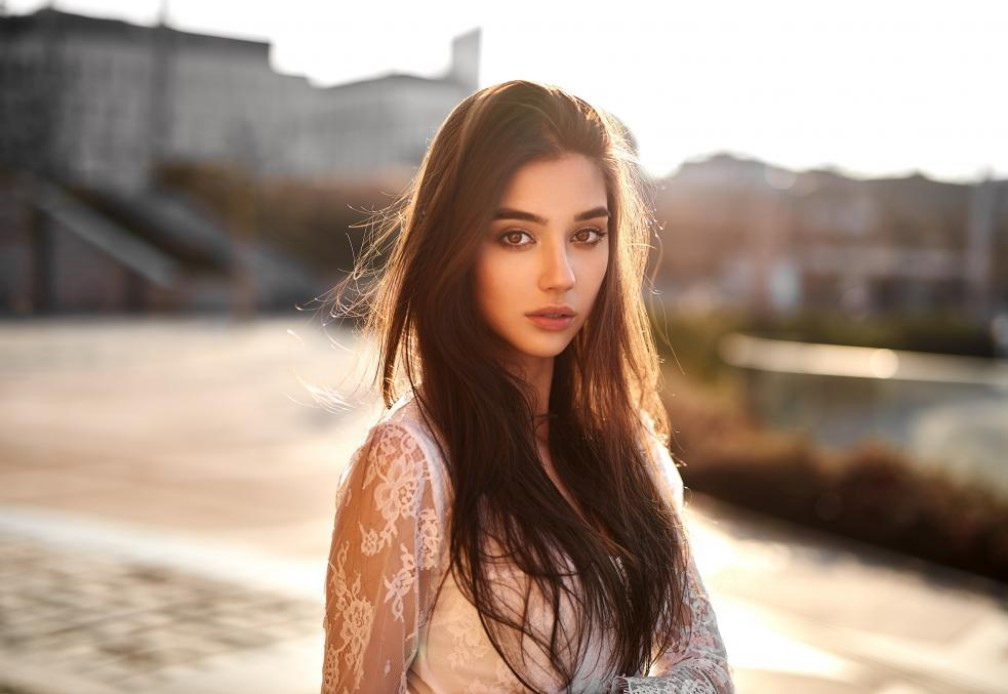
#> input picture image1.jpg, 1008 x 694 px
$ jupyter execute 'SVD图像压缩.ipynb'
#> lines starting #> are read from the running program, lines starting #| are printed output that depends on the picture
[cell 1]
import numpy as np
import matplotlib.pyplot as plt
from skimage import io, color, img_as_ubyte
import os

[cell 2]
image = io.imread('image1.jpg')
#> image is the input picture: shape (694, 1008, 3); mean R, G, B 165.1, 144.6, 130.2
gray_image = color.rgb2gray(image)

[cell 3]
gray_image.shape
#> Out = (694, 1008)

[cell 4]
U,S,Vh = np.linalg.svd(gray_image, full_matrices=False)
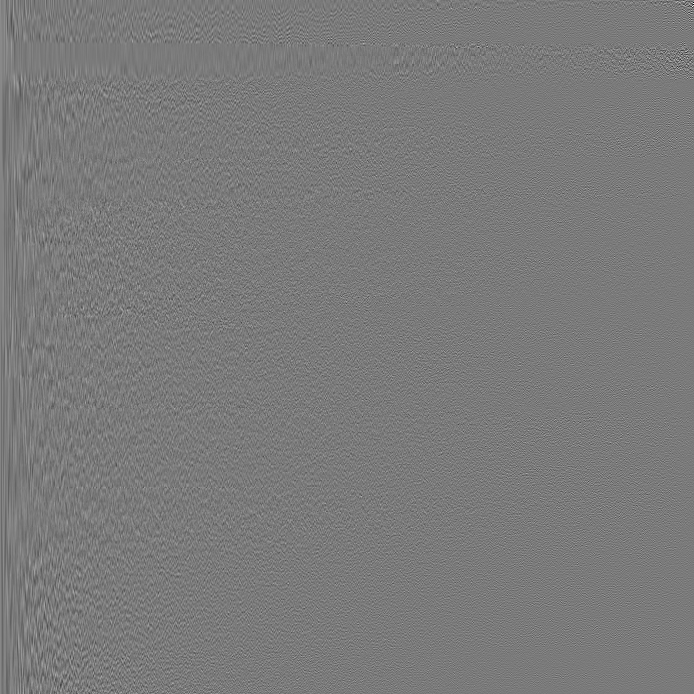
#> U: shape (694, 694) float64; min -0.44, max 0.473, mean 4.13e-05; drawn with min black and max white
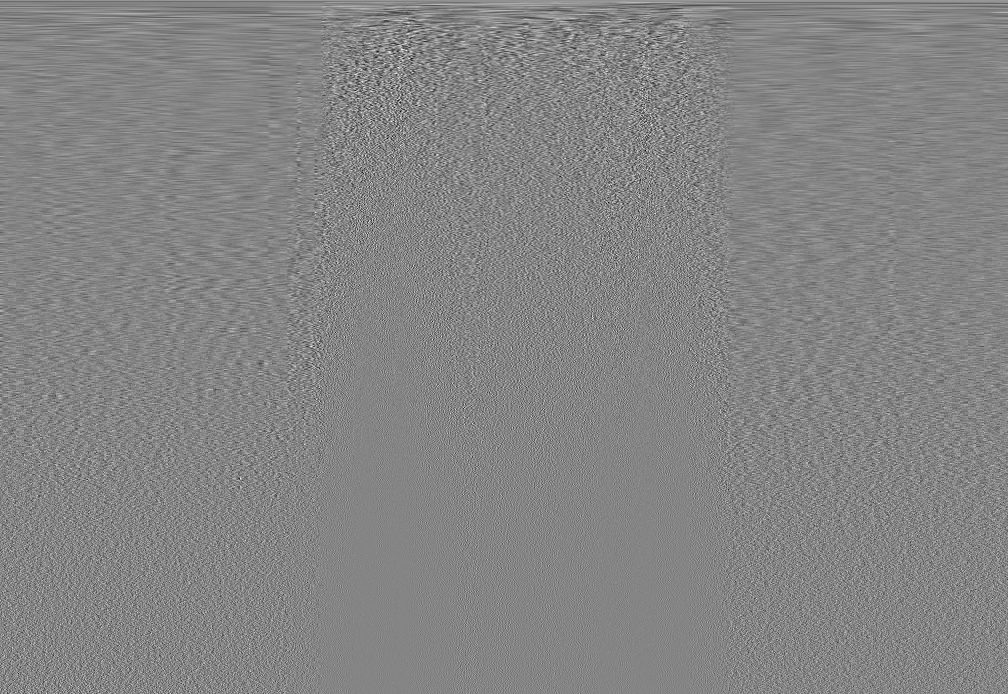
#> Vh: shape (694, 1008) float64; min -0.244, max 0.224, mean 5.35e-05; drawn with min black and max white
#> S = 694 values, max 507.9 at index 0, min 0.00639 at index 693, mean 2.16
U.shape
#> Out = (694, 694)

[cell 5]
k_values = [5, 20,50,100,200]

fig, axes = plt.subplots(len(k_values)+1,1, figsize=(5,25))
axes[0].imshow(gray_image, cmap='gray')
axes[0].set_title(f'Original, k={gray_image.shape[0]}')
axes[0].axis('off')

for i, k in enumerate(k_values):
    img_recon = np.dot(U[:,:k]*S[:k], Vh[:k,:])
    axes[i+1].imshow(img_recon, cmap='gray')
    axes[i+1].set_title('k = {}'.format(k))
    axes[i+1].axis('off')
#> this loop made 5 passes
#> pass 1, `img_recon = np.dot(U[:,:k]*S[:k], Vh[:k,:])`:
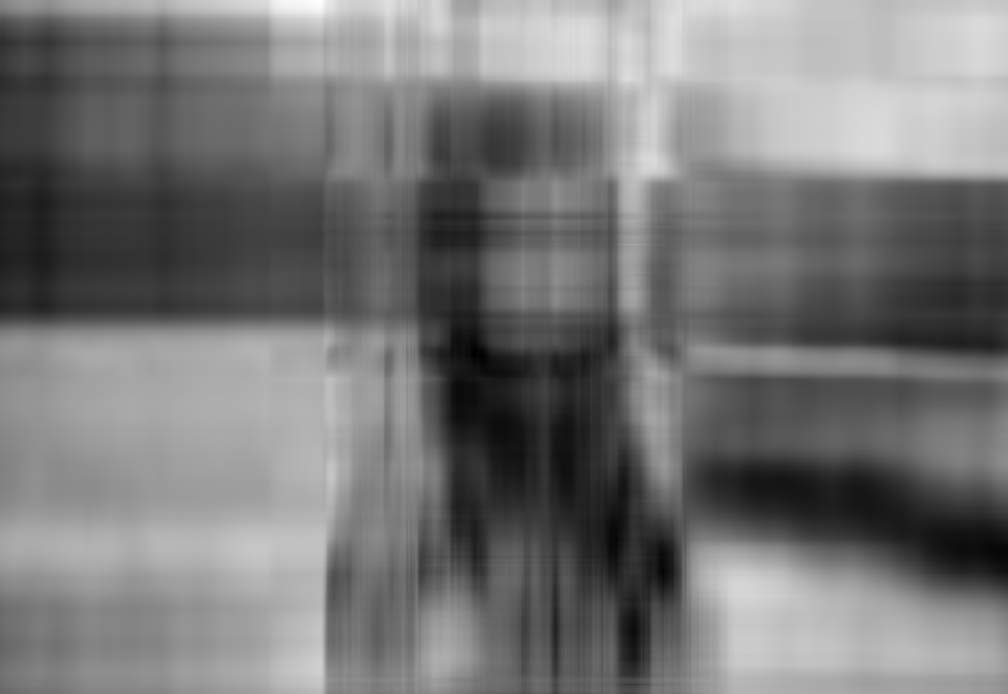
#> img_recon: shape (694, 1008) float64; min -0.0436, max 1.29, mean 0.58; drawn with min black and max white

plt.show()

[cell 6]
R, G, B = image[:,:,0],image[:,:,1],image[:,:,2]
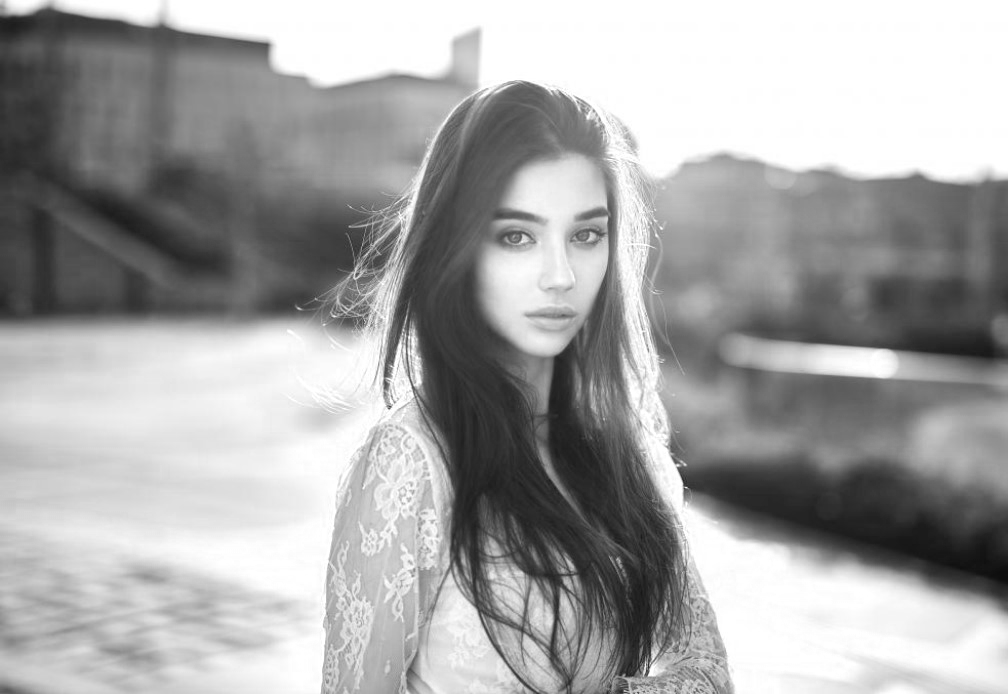
#> R: shape (694, 1008); min 13, max 255, mean 165.1
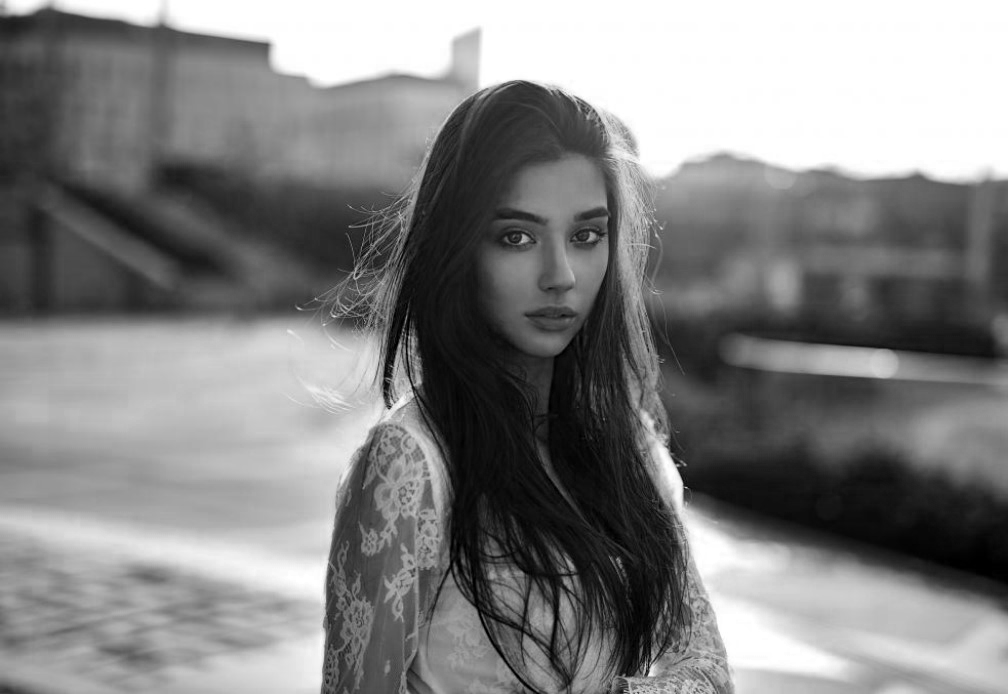
#> B: shape (694, 1008); min 0, max 255, mean 130.2

def calc_compressed_size(U, S, Vt, k):
    return U[:,:k].nbytes + S[:k].nbytes + Vt[:k,:].nbytes

def svd_compress(channel, k):
    U, S, Vt = np.linalg.svd(channel, full_matrices=False)
    compressed_channel = np.dot(U[:,:k]*S[:k], Vt[:k,:])
    compressed_size = calc_compressed_size(U,S,Vt,k)
    return compressed_channel, compressed_size

k_values = [5, 20, 50, 100, 200, 300, 400]
fig, axes = plt.subplots(len(k_values)+1,1, figsize=(5,25))

original_size = image.nbytes
#> original_size = 2098656
axes[0].imshow(image)
axes[0].set_title(f'original k={image.shape[0]}, size={original_size //1024} KB')
axes[0].axis('off')

for i, k in enumerate(k_values):
    R_compressed, R_size = svd_compress(R, k)
    G_compressed, G_size = svd_compress(G, k)
    B_compressed, B_size= svd_compress(B, k)
    compressed_image = np.stack((R_compressed, G_compressed, B_compressed), axis=2).astype(np.uint8)
    compressed_image_size = R_size + G_size + B_size

    axes[i+1].imshow(compressed_image)
    axes[i+1].set_title(f'k={k}, size={compressed_image_size//1024} KB')
    axes[i+1].axis('off')
#> this loop made 7 passes
#> (R_size, G_size, B_size, compressed_image_size) on passes 1 to 7: (68120, 68120, 68120, 204360), (272480, 272480, 272480, 817440), (681200, 681200, 681200, 2043600), (1362400, 1362400, 1362400, 4087200), (2724800, 2724800, 2724800, 8174400), (4087200, 4087200, 4087200, 12261600), (5449600, 5449600, 5449600, 16348800)
#> pass 1, in svd_compress, `compressed_channel = np.dot(U[:,:k]*S[:k], Vt[:k,:])`:
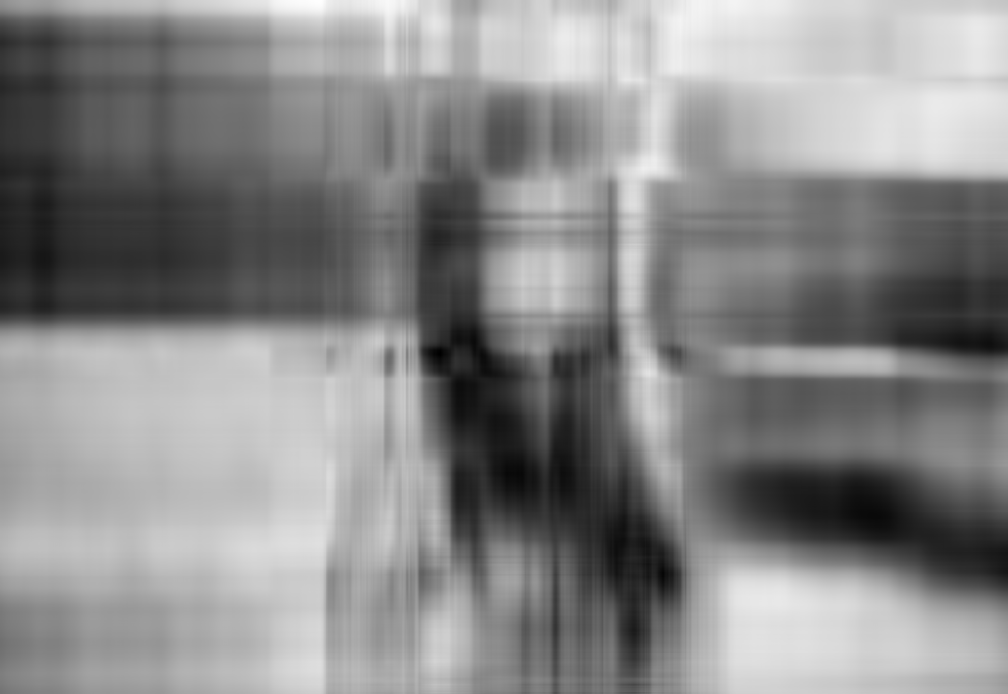
#> compressed_channel: shape (694, 1008) float64; min 3.07, max 304.6, mean 165.1; drawn with min black and max white

plt.show()

## Use JPEG compress

[cell 7]
from PIL import Image

[cell 8]
def jpeg_compress(input_image_path, output_image_path, quality):
    image = Image.open(input_image_path)
    image_rgb = image.convert('RGB')
    image_rgb.save(output_image_path, 'JPEG', quality=quality)

    original_size = os.path.getsize(input_image_path)
    compressed_size = os.path.getsize(output_image_path)

    print(f'Original size: {original_size//1024} KB')
    print(f'Compressed size: {compressed_size//1024} KB')

[cell 9]
input_image_path = 'image1.jpg'
output_image_path = 'compressed_image1.jpg'
quality = 400

jpeg_compress(input_image_path,
              output_image_path,
              quality=quality)

[cell 10]
q_values = [10, 20, 30, 40, 50, 60]
input_image_path = 'image1.jpg'


fig, axes = plt.subplots(len(q_values)+1, 1, figsize=(5,25))

axes[0].imshow(image)
axes[0].set_title(f'Original, k={image.shape[0]}, size={original_size//1024} KB')
axes[0].axis('off')

for i, q in enumerate(q_values):
    jpeg_compress(input_image_path=input_image_path,
                  output_image_path=f"image1_{q}.jpg",
                  quality=q)
    compressed_image = Image.open(f"image1_{q}.jpg")
    compressed_image_size = os.path.getsize(f"image1_{q}.jpg")

    axes[i+1].imshow(compressed_image)
    axes[i+1].set_title(f'q={q}, size={compressed_image_size//1024} KB')
    axes[i+1].axis('off')

plt.show()
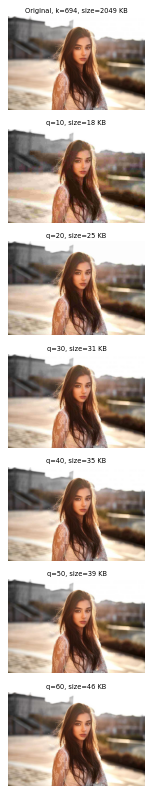
#> figure drawn by matplotlib, 7 panels
